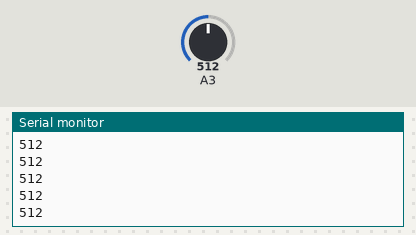
The sketch below on a simulated Arduino Uno, built with avr-gcc and run on an emulated ATmega328P. Shown: the last lines printed to the serial monitor. The inputs (shaded band) are chosen by the test bench; at power-on: A3 = 512.

Above: at 1.2 s.
1.3 s: A3 set to 716
At 1.8 s:
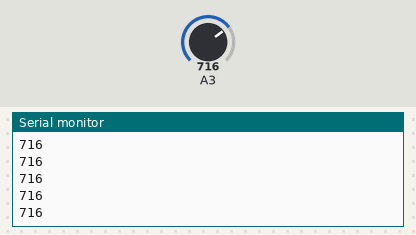
2.8 s: A3 set to 900
At 3.7 s:
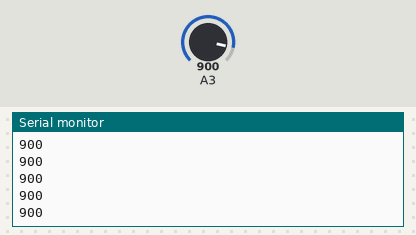
Timing chart, 0 to 5.8 s (numbered marks = the images above; inputs shaded):
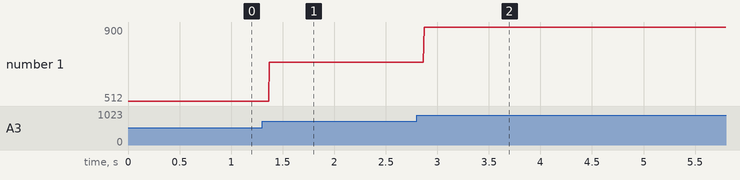

The sketch:

02_potentiometer.ino
```cpp
// when calling analogRead(), it reconfigures the Analog Pin for “input"
//    so, no need to run pinMod()
//    so, no need to create a const variable for the analog pin used

void setup() {
  Serial.begin(9600); // initialize serial communications at 9600 bps

}

void loop() {

  // declare a local variable (which can only be used within this function or block of code)
  // and read the state of the the Sparkfun Digital Sandbox slide potentiometer on analog pin 3
  // change A3 to whatever analog pin you want to read on the Digital Sandbox (such as A1 for the light sensor)
  int sensorValue = analogRead(A3);  // it will scale the voltage read as value between 0-1023

  Serial.println(sensorValue); // "print" (or send) to Max an ASCII code for the sensorValue plus ASCII value 13 and 10 for CR and LF
                               //  note: println is necessary because you are sending more than one byte at a time to create the value between 0-1023
                               //        the added CR and LF indicate when the group of ASCII characters is complete
                               //        Carriage Return is also known as: CR, ASCII 13, and \n
                               //        Line Feed is also known as: LF, ASCII 10, and \r

  delay(1);  // delay in between reads for stability (may not be necessary)
}
```

Measured:
- after the input at 1.3 s, the serial monitor: prints a new line after 0.07 s (image 1)
- after the input at 2.8 s, the serial monitor: prints a new line after 0.07 s (image 2)
- plotted number 1: 512 → 716 after the input at 1.3 s, 716 → 900 after the input at 2.8 s
